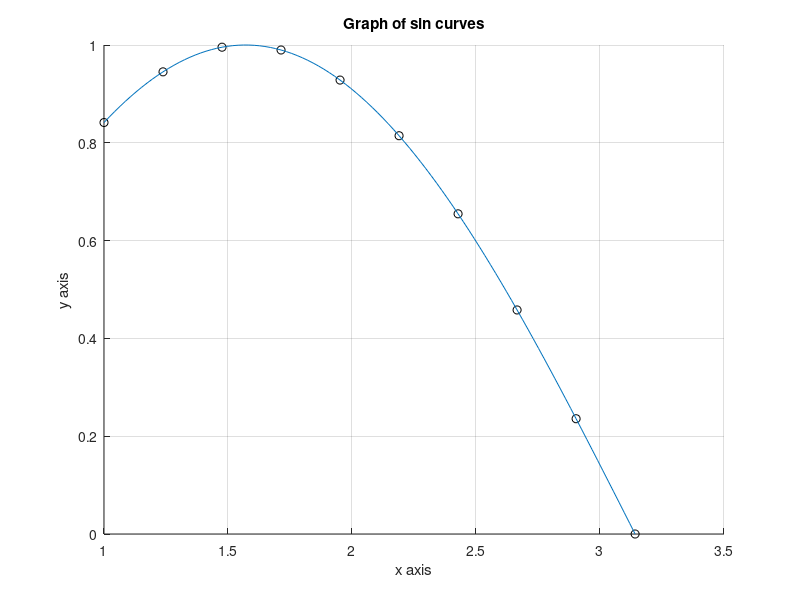

Reproduce this figure in MATLAB.
clf, clc, clear
hold on
A = linspace(1,pi,10);
B = linspace(1,pi);

A2 = sin(A);
B2 = sin(B);

plot(A,A2,'ok')
plot(B,B2)
title('Graph of sin curves')
xlabel('x axis')
ylabel('y axis')
grid on